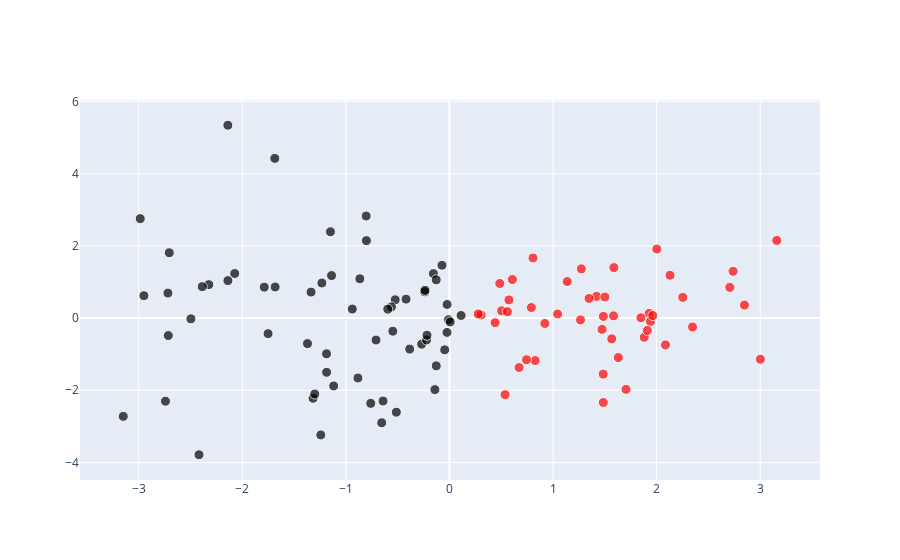

Source (notebook cell):
### Markdown cell above
Grâce à cette modification de la conception de notre base, nous l'avons étendu à 108 pays, ce qui est plus pertinent pour faire du clustering. C'est ce que nous faisons maintenant

### Code cell
A,dic,axis=get_cluster_ACP(2,data_2,graph_ACP=True,graph_k_means=True)

### Figure 1 — Plotly figure (JSON) as saved in the notebook; plotly's stock layout.template omitted (floating-point values rounded to 4 significant figures)
{"data": [{"hoverinfo": "text", "marker": {"color": ["black", "black", "black", "black", "black", "black", "red", "red", "red", "red", "black", "black", "black", "black", "red", "black", "black", "red", "black", "black", "black", "black", "red", "red", "black", "black", "red", "black", "black", "black", "black", "black", "black", "red", "black", "red", "black", "red", "black", "black", "black", "red", "red", "red", "red", "red", "black", "red", "red", "red", "red", "black", "black", "black", "red", "red", "red", "black", "red", "black", "black", "black", "black", "red", "red", "red", "red", "black", "black", "red", "red", "black", "black", "red", "black", "black", "red", "black", "black", "red", "black", "black", "black", "black", "red", "red", "red", "red", "black", "red", "black", "red", "red", "red", "black", "red", "red", "black", "black", "red", "black", "black", "red", "black", "black", "black", "red", "black"], "size": [10, 10, 10, 10, 10, 10, 10, 10, 10, 10, 10, 10, 10, 10, 10, 10, 10, 10, 10, 10, 10, 10, 10, 10, 10, 10, 10, 10, 10, 10, 10, 10, 10, 10, 10, 10, 10, 10, 10, 10, 10, 10, 10, 10, 10, 10, 10, 10, 10, 10, 10, 10, 10, 10, 10, 10, 10, 10, 10, 10, 10, 10, 10, 10, 10, 10, 10, 10, 10, 10, 10, 10, 10, 10, 10, 10, 10, 10, 10, 10, 10, 10, 10, 10, 10, 10, 10, 10, 10, 10, 10, 10, 10, 10, 10, 10, 10, 10, 10, 10, 10, 10, 10, 10, 10, 10, 10, 10]}, "mode": "markers", "text": ["ARE", "ARG", "ATG", "AUS", "AUT", "AZE", "BDI", "BEN", "BFA", "BGD", "BGR", "BHS", "BLR", "BLZ", "BOL", "BRA", "BRN", "BTN", "BWA", "CHE", "CHL", "CHN", "CIV", "CMR", "COG", "COL", "COM", "CRI", "CUB", "CYP", "DMA", "DNK", "DOM", "ECU", "EGY", "ETH", "FIN", "FJI", "FRA", "GAB", "GBR", "GEO", "GHA", "GIN", "GMB", "GNB", "GRD", "GTM", "GUY", "HND", "HTI", "IDN", "IND", "ITA", "JOR", "KEN", "KGZ", "KOR", "LAO", "LKA", "LSO", "MAR", "MEX", "MLI", "MNG", "MRT", "MWI", "MYS", "NAM", "NER", "NGA", "NLD", "NOR", "NPL", "NZL", "OMN", "PAK", "PAN", "PHL", "PNG", "PRI", "PRY", "ROU", "RUS", "RWA", "SDN", "SEN", "SLE", "SLV", "SUR", "SWE", "SWZ", "TCD", "TGO", "THA", "TJK", "TON", "TUN", "TUR", "UGA", "UKR", "URY", "UZB", "VCT", "VEN", "VNM", "VUT", "ZMB"], "type": "scatter", "uid": "6abd0476-34ff-47b3-aab4-991b8ae79b1d", "x": [-2.139, -0.1546, -0.3835, -2.985, -2.496, -0.2682, 2.848, 1.044, 1.473, 0.8275, -0.4188, -1.683, -0.5236, 0.1126, 0.3063, -0.5596, -1.686, 0.5373, -2.714, -2.95, -1.186, -2.417, 2.002, 0.4859, -0.8015, -0.5465, 2.253, -0.7086, -0.0235, -1.751, -0.5127, -2.323, -1.186, 0.4411, -0.1273, 3.002, -2.073, 0.7909, -1.788, -0.804, -2.717, 0.5745, 1.484, 0.6079, 1.928, 2.085, -1.242, 0.9209, 1.266, 0.5041, 1.881, -0.009121, -0.1405, -1.231, 0.5597, 1.848, 1.42, -3.149, 1.485, -0.6409, -0.2207, -0.04553, -0.2388, 1.941, 1.273, 1.348, 1.963, -0.9379, -0.236, 2.738, 1.587, -2.139, -2.704, 1.63, -1.138, -1.148, 0.7443, -0.8832, 0.006933, 1.501, -2.741, -0.02257, -1.371, -1.336, 1.91, 2.706, 1.486, 3.16, -1.316, 0.8066, -2.386, 0.2776, 2.347, 2.129, -1.3, 1.137, 0.6725, -0.2167, -1.117, 1.705, -0.1274, -0.5954, 1.584, -0.7596, -0.8647, -0.6537, 1.567, -0.07193], "y": [5.343, 1.232, -0.8592, 2.756, -0.02055, -0.7221, 0.3603, 0.1122, -0.3126, -1.177, 0.5258, 0.8628, 0.5069, 0.07241, 0.08811, 0.3109, 4.425, -2.121, -0.4838, 0.6203, -0.9896, -3.786, 1.914, 0.96, 2.146, -0.3623, 0.5736, -0.6083, -0.3968, -0.4306, -2.607, 0.9277, -1.503, -0.126, -1.323, -1.141, 1.236, 0.2933, 0.8572, 2.828, 0.6927, 0.5045, -1.552, 1.068, 0.1308, -0.7433, -3.237, -0.1487, -0.04979, 0.2024, -0.5323, -0.04408, -1.981, 0.9727, 0.1776, 0.009633, 0.6025, -2.723, -2.339, -2.298, -0.6057, -0.8791, 0.7276, -0.09137, 1.364, 0.5453, 0.07156, 0.25, 0.7687, 1.296, 1.399, 1.038, 1.811, -1.094, 1.178, 2.391, -1.153, -1.66, -0.1062, 0.5847, -2.304, 0.3786, -0.7067, 0.7203, -0.3422, 0.8514, 0.04688, 2.152, -2.221, 1.666, 0.8712, 0.1145, -0.2468, 1.187, -2.103, 1.012, -1.369, -0.4738, -1.88, -1.974, 1.061, 0.2481, 0.06217, -2.362, 1.088, -2.899, -0.5746, 1.464]}], "layout": {"hovermode": "closest"}}
